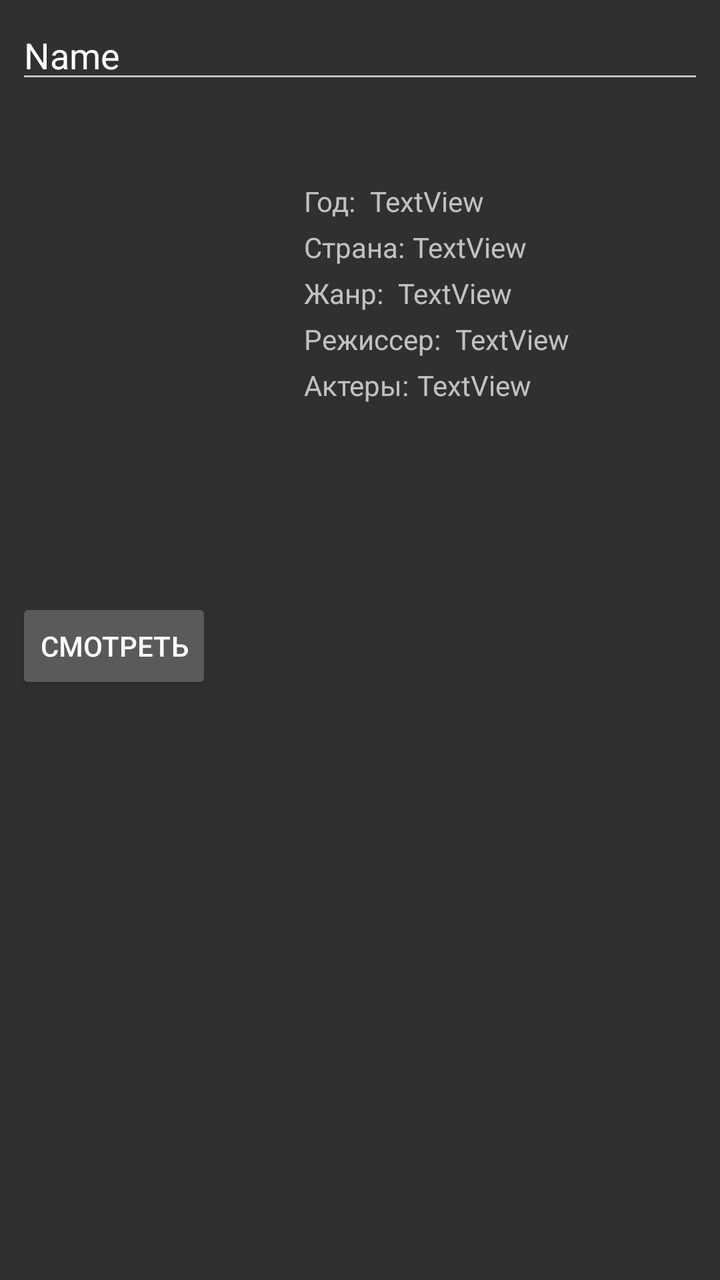
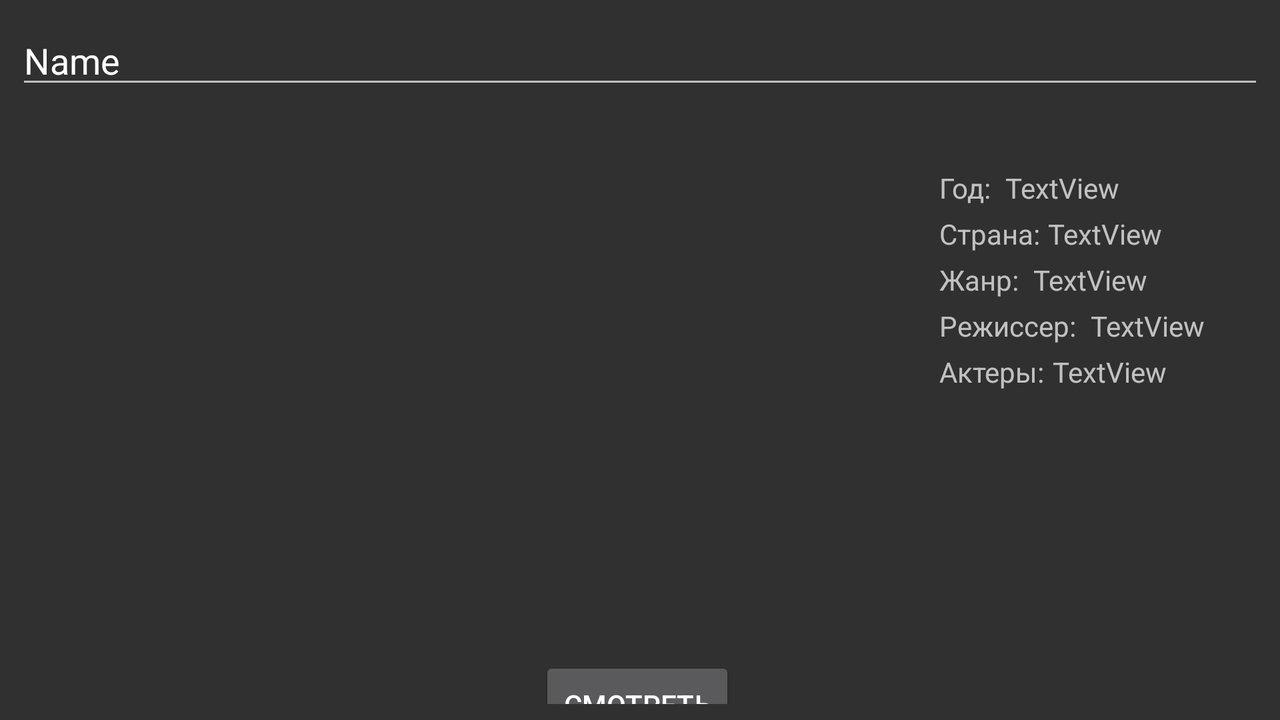

The same Android screen from two of the app's own layout files: first res/layout/ as a phone draws it, then the author's variant for another configuration, drawn on a device whose configuration selects that folder. Both files follow.
<!-- AndroidManifest.xml: application theme Theme.AppCompat.NoActionBar -->
<!-- res/layout/activity_search.xml -->
<?xml version="1.0" encoding="utf-8"?>
<androidx.constraintlayout.widget.ConstraintLayout xmlns:android="http://schemas.android.com/apk/res/android"
    xmlns:app="http://schemas.android.com/apk/res-auto"
    xmlns:tools="http://schemas.android.com/tools"
    android:layout_width="match_parent"
    android:layout_height="match_parent"
    tools:context=".gui.SearchActivity">

    <LinearLayout
        android:layout_width="match_parent"
        android:layout_height="match_parent"
        android:orientation="vertical"
        android:weightSum="20"
        app:layout_constraintBottom_toBottomOf="parent"
        app:layout_constraintEnd_toEndOf="parent"
        app:layout_constraintHorizontal_bias="0.0"
        app:layout_constraintStart_toStartOf="parent"
        app:layout_constraintTop_toTopOf="parent">


        <LinearLayout
            android:layout_width="match_parent"
            android:layout_height="wrap_content"
            android:layout_gravity="top"
            android:layout_weight="1"
            android:orientation="horizontal"
            android:paddingStart="8dp"
            android:paddingTop="8dp"
            android:paddingEnd="8dp"
            android:paddingBottom="8dp">

            <EditText
                android:id="@+id/searchTVField"
                android:layout_width="wrap_content"
                android:layout_height="wrap_content"
                android:layout_gravity="center_vertical"
                android:layout_weight="8"
                android:ems="10"
                android:singleLine="true"
                android:text="Name"
                android:textSize="18sp" />

        </LinearLayout>

        <LinearLayout
            android:id="@+id/noResultLayout"
            android:layout_width="wrap_content"
            android:layout_height="wrap_content"
            android:layout_gravity="center"
            android:layout_weight="1"
            android:orientation="vertical"
            android:paddingTop="8dp"
            android:visibility="gone">

            <TextView
                android:id="@+id/textView10"
                android:layout_width="match_parent"
                android:layout_height="wrap_content"
                android:text="@string/noresult" />
        </LinearLayout>

        <LinearLayout
            android:id="@+id/contentLayout"
            android:layout_width="match_parent"
            android:layout_height="match_parent"
            android:layout_weight="1"
            android:orientation="vertical">

            <androidx.constraintlayout.widget.ConstraintLayout
                android:id="@+id/discrConstraint"
                android:layout_width="match_parent"
                android:layout_height="wrap_content"
                android:layout_marginStart="8dp"
                android:layout_marginTop="8dp"
                android:layout_marginEnd="8dp"
                android:minHeight="150dp"
                app:layout_constraintEnd_toEndOf="parent"
                app:layout_constraintStart_toEndOf="@+id/imageView"
                app:layout_constraintTop_toTopOf="parent">

                <ImageView
                    android:id="@+id/coverSearchDiscription"
                    android:layout_width="140dp"
                    android:layout_height="200dp"
                    android:layout_marginTop="4dp"
                    app:layout_constraintStart_toStartOf="parent"
                    app:layout_constraintTop_toBottomOf="@+id/filmNameSearch"
                    app:srcCompat="@drawable/default_icon" />

                <TextView
                    android:id="@+id/filmNameSearch"
                    android:layout_width="0dp"
                    android:layout_height="wrap_content"
                    android:gravity="center"
                    android:singleLine="true"
                    android:textSize="18sp"
                    app:layout_constraintEnd_toEndOf="parent"
                    app:layout_constraintStart_toStartOf="parent" />

                <TextView
                    android:id="@+id/textView"
                    android:layout_width="wrap_content"
                    android:layout_height="wrap_content"
                    android:layout_marginStart="4dp"
                    android:layout_marginTop="4dp"
                    android:text="@string/year"
                    app:layout_constraintStart_toEndOf="@+id/coverSearchDiscription"
                    app:layout_constraintTop_toBottomOf="@+id/filmNameSearch" />

                <TextView
                    android:id="@+id/yearSearchActivity"
                    android:layout_width="0dp"
                    android:layout_height="wrap_content"
                    android:layout_marginStart="4dp"
                    android:layout_marginTop="4dp"
                    android:singleLine="true"
                    android:text="TextView"
                    app:layout_constraintEnd_toEndOf="parent"
                    app:layout_constraintStart_toEndOf="@+id/textView"
                    app:layout_constraintTop_toBottomOf="@+id/filmNameSearch" />

                <TextView
                    android:id="@+id/textView8"
                    android:layout_width="wrap_content"
                    android:layout_height="wrap_content"
                    android:layout_marginStart="4dp"
                    android:layout_marginTop="4dp"
                    android:text="@string/country"
                    app:layout_constraintStart_toEndOf="@+id/coverSearchDiscription"
                    app:layout_constraintTop_toBottomOf="@+id/textView" />

                <TextView
                    android:id="@+id/countrySearchActivity"
                    android:layout_width="0dp"
                    android:layout_height="wrap_content"
                    android:layout_marginStart="4dp"
                    android:layout_marginTop="4dp"
                    android:singleLine="true"
                    android:text="TextView"
                    app:layout_constraintEnd_toEndOf="parent"
                    app:layout_constraintStart_toEndOf="@+id/textView8"
                    app:layout_constraintTop_toBottomOf="@+id/yearSearchActivity" />

                <TextView
                    android:id="@+id/textView11"
                    android:layout_width="wrap_content"
                    android:layout_height="wrap_content"
                    android:layout_marginStart="4dp"
                    android:layout_marginTop="4dp"
                    android:text="@string/genre"
                    app:layout_constraintStart_toEndOf="@+id/coverSearchDiscription"
                    app:layout_constraintTop_toBottomOf="@+id/textView8" />

                <TextView
                    android:id="@+id/genreSearchActivity"
                    android:layout_width="0dp"
                    android:layout_height="wrap_content"
                    android:layout_marginStart="4dp"
                    android:layout_marginTop="4dp"
                    android:singleLine="true"
                    android:text="TextView"
                    app:layout_constraintEnd_toEndOf="parent"
                    app:layout_constraintStart_toEndOf="@+id/textView11"
                    app:layout_constraintTop_toBottomOf="@+id/countrySearchActivity" />

                <TextView
                    android:id="@+id/textView13"
                    android:layout_width="wrap_content"
                    android:layout_height="wrap_content"
                    android:layout_marginStart="4dp"
                    android:layout_marginTop="4dp"
                    android:text="@string/director"
                    app:layout_constraintStart_toEndOf="@+id/coverSearchDiscription"
                    app:layout_constraintTop_toBottomOf="@+id/textView11" />

                <TextView
                    android:id="@+id/directorSearchActivity"
                    android:layout_width="0dp"
                    android:layout_height="wrap_content"
                    android:layout_marginStart="4dp"
                    android:layout_marginTop="4dp"
                    android:singleLine="true"
                    android:text="TextView"
                    app:layout_constraintEnd_toEndOf="parent"
                    app:layout_constraintStart_toEndOf="@+id/textView13"
                    app:layout_constraintTop_toBottomOf="@+id/genreSearchActivity" />

                <TextView
                    android:id="@+id/textView16"
                    android:layout_width="wrap_content"
                    android:layout_height="wrap_content"
                    android:layout_marginStart="4dp"
                    android:layout_marginTop="4dp"
                    android:text="@string/actors"
                    app:layout_constraintStart_toEndOf="@+id/coverSearchDiscription"
                    app:layout_constraintTop_toBottomOf="@+id/textView13" />

                <TextView
                    android:id="@+id/actorsSearchActivity"
                    android:layout_width="0dp"
                    android:layout_height="wrap_content"
                    android:layout_marginStart="4dp"
                    android:layout_marginTop="4dp"
                    android:maxLines="3"
                    android:text="TextView"
                    app:layout_constraintEnd_toEndOf="parent"
                    app:layout_constraintStart_toEndOf="@+id/textView16"
                    app:layout_constraintTop_toBottomOf="@+id/directorSearchActivity" />

                <Button
                    android:id="@+id/playBtnSearchActivity"
                    android:layout_width="wrap_content"
                    android:layout_height="wrap_content"
                    android:layout_marginTop="8dp"
                    android:text="@string/letsplay"
                    app:layout_constraintStart_toStartOf="@+id/coverSearchDiscription"
                    app:layout_constraintTop_toBottomOf="@+id/coverSearchDiscription" />
            </androidx.constraintlayout.widget.ConstraintLayout>

            <androidx.constraintlayout.widget.ConstraintLayout
                android:layout_width="match_parent"
                android:layout_height="wrap_content"
                android:layout_gravity="bottom"
                android:layout_weight="9"
                android:foregroundGravity="bottom">

                <ListView
                    android:id="@+id/filmList"
                    android:layout_width="match_parent"
                    android:layout_height="match_parent"
                    app:layout_constraintBottom_toBottomOf="parent"
                    app:layout_constraintEnd_toEndOf="parent"
                    app:layout_constraintStart_toStartOf="parent"
                    app:layout_constraintTop_toTopOf="parent" />
            </androidx.constraintlayout.widget.ConstraintLayout>

        </LinearLayout>

    </LinearLayout>
</androidx.constraintlayout.widget.ConstraintLayout>
<!-- resources referenced by this layout -->
<resources>
  <string name="actors">Актеры:</string>
  <string name="country">Страна:</string>
  <string name="director">"Режиссер: "</string>
  <string name="genre">"Жанр: "</string>
  <string name="letsplay">Смотреть</string>
  <string name="noresult">Нет результатов</string>
  <string name="year">"Год: "</string>
</resources>
<!-- res/layout-land/activity_search.xml (the author's variant of the layout above) -->
<!-- drawn on the phone turned sideways -->
<?xml version="1.0" encoding="utf-8"?>
<androidx.constraintlayout.widget.ConstraintLayout xmlns:android="http://schemas.android.com/apk/res/android"
    xmlns:app="http://schemas.android.com/apk/res-auto"
    xmlns:tools="http://schemas.android.com/tools"
    android:layout_width="match_parent"
    android:layout_height="match_parent"
    tools:context=".gui.SearchActivity">

    <LinearLayout
        android:id="@+id/searchLayout"
        android:layout_width="match_parent"
        android:layout_height="wrap_content"
        android:layout_marginStart="8dp"
        android:layout_marginTop="8dp"
        android:layout_marginEnd="8dp"
        android:weightSum="20"
        app:layout_constraintEnd_toEndOf="parent"
        app:layout_constraintStart_toStartOf="parent"
        app:layout_constraintTop_toTopOf="parent">

        <EditText
            android:id="@+id/searchTVField"
            android:layout_width="match_parent"
            android:layout_height="wrap_content"
            android:layout_weight="18"
            android:ems="10"
            android:singleLine="true"
            android:text="Name" />

    </LinearLayout>

    <LinearLayout
        android:id="@+id/noResultLayout"
        android:layout_width="wrap_content"
        android:layout_height="wrap_content"
        android:layout_gravity="center"
        android:layout_weight="1"
        android:orientation="vertical"
        android:paddingTop="8dp"
        android:visibility="gone"
        app:layout_constraintBottom_toTopOf="@+id/contentLayout"
        app:layout_constraintEnd_toEndOf="parent"
        app:layout_constraintStart_toStartOf="parent"
        app:layout_constraintTop_toBottomOf="@+id/searchLayout">

        <TextView
            android:id="@+id/textView10"
            android:layout_width="match_parent"
            android:layout_height="wrap_content"
            android:text="@string/noresult" />
    </LinearLayout>


    <LinearLayout
        android:id="@+id/contentLayout"
        android:layout_width="match_parent"
        android:layout_height="0dp"
        android:layout_marginStart="8dp"
        android:layout_marginTop="8dp"
        android:layout_marginEnd="8dp"
        android:layout_marginBottom="8dp"
        android:orientation="horizontal"
        android:weightSum="10"
        app:layout_constraintBottom_toBottomOf="parent"
        app:layout_constraintEnd_toEndOf="parent"
        app:layout_constraintStart_toStartOf="parent"
        app:layout_constraintTop_toBottomOf="@id/noResultLayout">

        <androidx.constraintlayout.widget.ConstraintLayout
            android:layout_width="match_parent"
            android:layout_height="match_parent"
            android:layout_weight="6">

            <ListView
                android:id="@+id/filmList"
                android:layout_width="match_parent"
                android:layout_height="match_parent"
                app:layout_constraintBottom_toBottomOf="parent"
                app:layout_constraintEnd_toEndOf="parent"
                app:layout_constraintStart_toStartOf="parent"
                app:layout_constraintTop_toTopOf="parent"
                app:layout_constraintVertical_bias="0.0" />
        </androidx.constraintlayout.widget.ConstraintLayout>

        <androidx.constraintlayout.widget.ConstraintLayout
            android:id="@+id/discriptionLayout"
            android:layout_width="match_parent"
            android:layout_height="match_parent"
            android:layout_weight="4">

            <TextView
                android:id="@+id/filmNameSearch"
                android:layout_width="0dp"
                android:layout_height="wrap_content"
                android:layout_marginStart="8dp"
                android:layout_marginEnd="8dp"
                android:gravity="center"
                app:layout_constraintEnd_toEndOf="parent"
                app:layout_constraintStart_toStartOf="parent"
                app:layout_constraintTop_toTopOf="parent" />

            <ImageView
                android:id="@+id/coverSearchDiscription"
                android:layout_width="200dp"
                android:layout_height="240dp"
                android:layout_marginStart="8dp"
                android:layout_marginTop="8dp"
                app:layout_constraintStart_toStartOf="parent"
                app:layout_constraintTop_toBottomOf="@+id/filmNameSearch"
                app:srcCompat="@drawable/default_icon" />

            <TextView
                android:id="@+id/textView2"
                android:layout_width="wrap_content"
                android:layout_height="wrap_content"
                android:layout_marginStart="4dp"
                android:layout_marginTop="8dp"
                android:text="@string/year"
                app:layout_constraintStart_toEndOf="@+id/coverSearchDiscription"
                app:layout_constraintTop_toBottomOf="@+id/filmNameSearch" />

            <TextView
                android:id="@+id/yearSearchActivity"
                android:layout_width="0dp"
                android:layout_height="wrap_content"
                android:layout_marginStart="4dp"
                android:layout_marginTop="8dp"
                android:singleLine="true"
                android:text="TextView"
                app:layout_constraintEnd_toEndOf="parent"
                app:layout_constraintStart_toEndOf="@+id/textView2"
                app:layout_constraintTop_toBottomOf="@+id/filmNameSearch" />

            <TextView
                android:id="@+id/textView9"
                android:layout_width="wrap_content"
                android:layout_height="wrap_content"
                android:layout_marginStart="4dp"
                android:layout_marginTop="4dp"
                android:text="@string/country"
                app:layout_constraintStart_toEndOf="@+id/coverSearchDiscription"
                app:layout_constraintTop_toBottomOf="@+id/textView2" />

            <TextView
                android:id="@+id/countrySearchActivity"
                android:layout_width="0dp"
                android:layout_height="wrap_content"
                android:layout_marginStart="4dp"
                android:layout_marginTop="4dp"
                android:singleLine="true"
                android:text="TextView"
                app:layout_constraintEnd_toEndOf="parent"
                app:layout_constraintStart_toEndOf="@+id/textView9"
                app:layout_constraintTop_toBottomOf="@+id/yearSearchActivity" />

            <TextView
                android:id="@+id/textView12"
                android:layout_width="wrap_content"
                android:layout_height="wrap_content"
                android:layout_marginStart="4dp"
                android:layout_marginTop="4dp"
                android:text="@string/genre"
                app:layout_constraintStart_toEndOf="@+id/coverSearchDiscription"
                app:layout_constraintTop_toBottomOf="@+id/textView9" />

            <TextView
                android:id="@+id/genreSearchActivity"
                android:layout_width="0dp"
                android:layout_height="wrap_content"
                android:layout_marginStart="4dp"
                android:layout_marginTop="4dp"
                android:singleLine="true"
                android:text="TextView"
                app:layout_constraintEnd_toEndOf="parent"
                app:layout_constraintStart_toEndOf="@+id/textView12"
                app:layout_constraintTop_toBottomOf="@+id/countrySearchActivity" />

            <TextView
                android:id="@+id/textView14"
                android:layout_width="wrap_content"
                android:layout_height="wrap_content"
                android:layout_marginStart="4dp"
                android:layout_marginTop="4dp"
                android:text="@string/director"
                app:layout_constraintStart_toEndOf="@+id/coverSearchDiscription"
                app:layout_constraintTop_toBottomOf="@+id/textView12" />

            <TextView
                android:id="@+id/directorSearchActivity"
                android:layout_width="0dp"
                android:layout_height="wrap_content"
                android:layout_marginStart="4dp"
                android:layout_marginTop="4dp"
                android:singleLine="true"
                android:text="TextView"
                app:layout_constraintEnd_toEndOf="parent"
                app:layout_constraintStart_toEndOf="@+id/textView14"
                app:layout_constraintTop_toBottomOf="@+id/genreSearchActivity" />

            <TextView
                android:id="@+id/textView17"
                android:layout_width="wrap_content"
                android:layout_height="wrap_content"
                android:layout_marginStart="4dp"
                android:layout_marginTop="4dp"
                android:text="@string/actors"
                app:layout_constraintStart_toEndOf="@+id/coverSearchDiscription"
                app:layout_constraintTop_toBottomOf="@+id/textView14" />

            <TextView
                android:id="@+id/actorsSearchActivity"
                android:layout_width="0dp"
                android:layout_height="wrap_content"
                android:layout_marginStart="4dp"
                android:layout_marginTop="4dp"
                android:text="TextView"
                app:layout_constraintEnd_toEndOf="parent"
                app:layout_constraintStart_toEndOf="@+id/textView17"
                app:layout_constraintTop_toBottomOf="@+id/directorSearchActivity" />

            <Button
                android:id="@+id/playBtnSearchActivity"
                android:layout_width="wrap_content"
                android:layout_height="wrap_content"
                android:layout_marginStart="4dp"
                android:layout_marginTop="4dp"
                android:text="@string/letsplay"
                app:layout_constraintStart_toStartOf="@+id/coverSearchDiscription"
                app:layout_constraintTop_toBottomOf="@+id/coverSearchDiscription" />
        </androidx.constraintlayout.widget.ConstraintLayout>
    </LinearLayout>
</androidx.constraintlayout.widget.ConstraintLayout>
